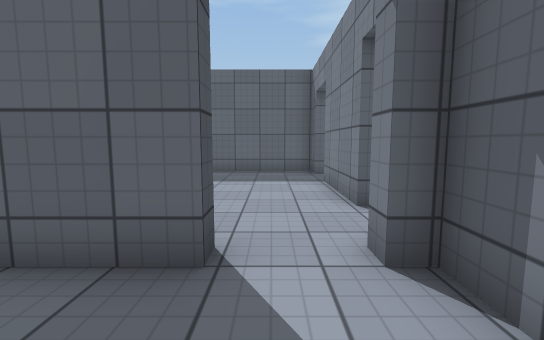
View 1 (above)

16 first-person views from a walk through a 3-D level made in the Unity game engine. The camera is 1.2 m above the floor, tilts 6° down and sees 90° across. The floor is counted in squares, 1 m on a side. Each view is taken from the middle of a square. On the plan, view 1 faces up. The plan holds only what a view shows up to about 13 squares ahead; the rest is blank. The place goes on beyond the plan. The player is left out. Some animated figures are left out. Surface patterns are stand-ins for the level's own textures.

View 2
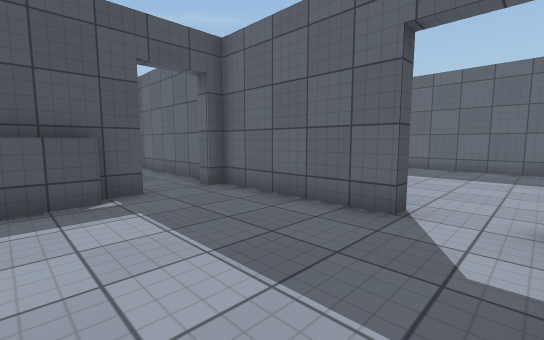

View 3
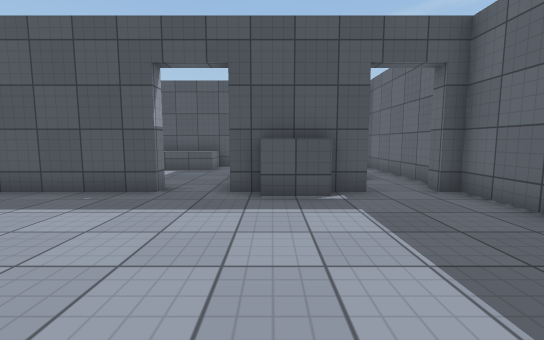

View 4
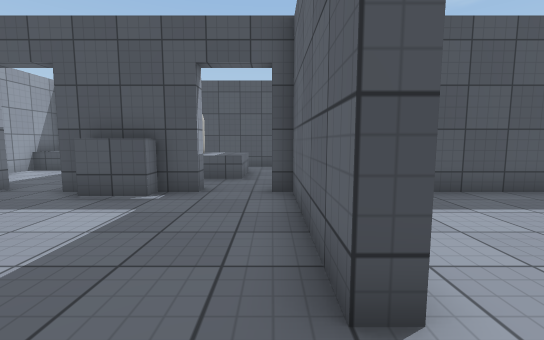

View 5
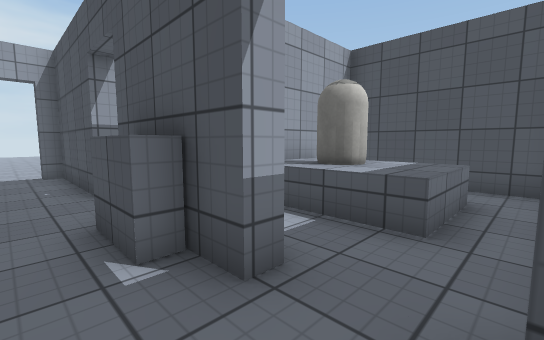

View 6
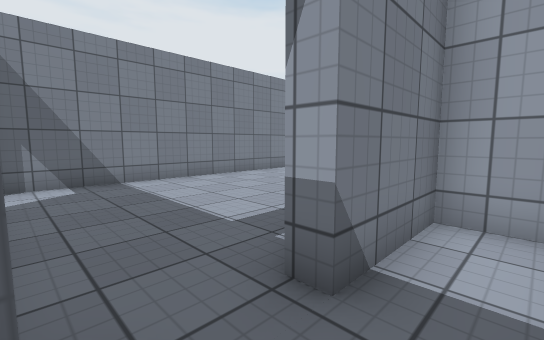

View 7
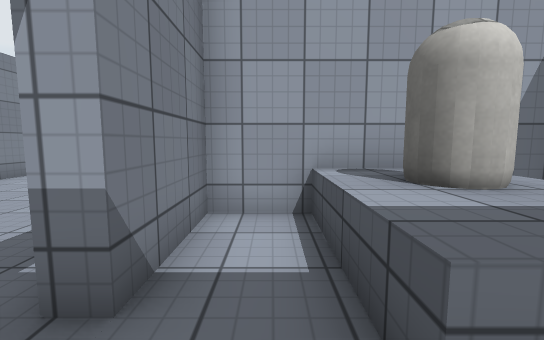

View 8
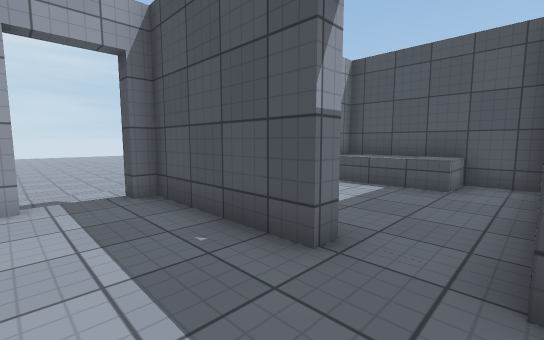

View 9
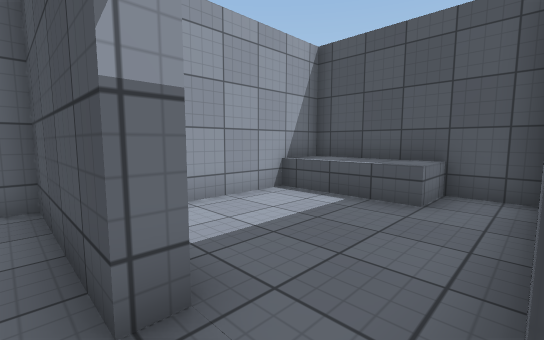

View 10
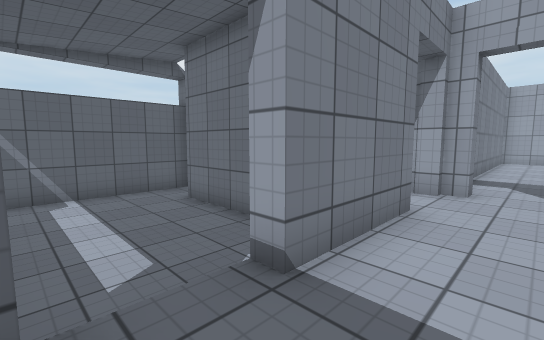

View 11
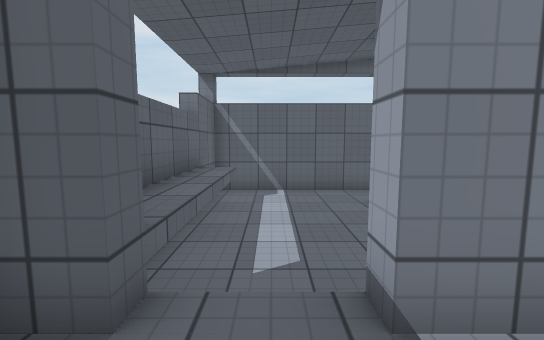

View 12
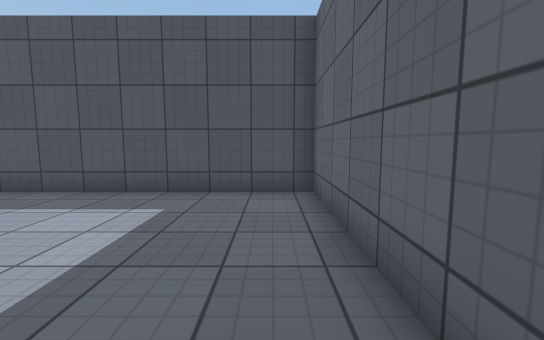

View 13
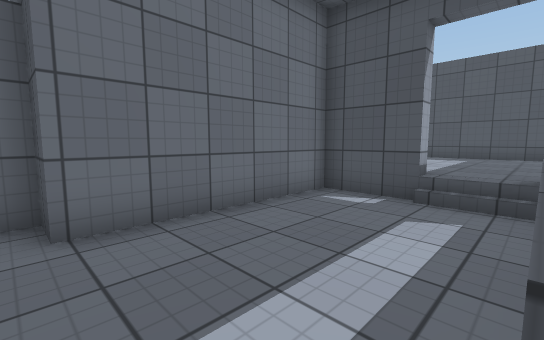

View 14
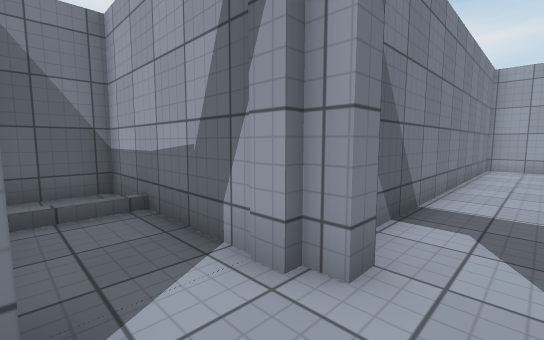

View 15
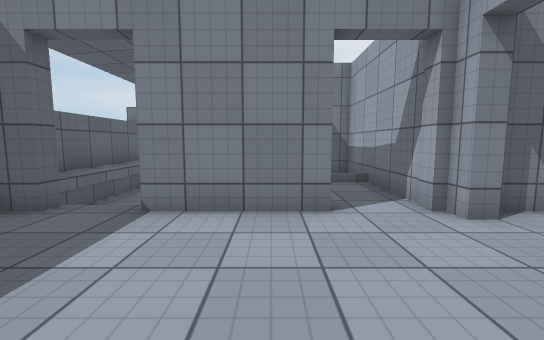

View 16
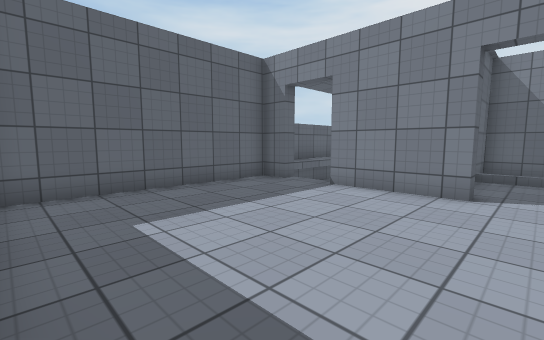

### Floor plan
Key: @ floor where view 1 was taken; # wall or solid block; . main floor; - floor 0.5 m lower than the main floor; / step, stairs or slope; ^ raised ledge; O other object.
Columns run from 12 left of view 1 to 10 right of it. Each row starts with its distance up from view 1.
 11       #################
 10       #.......#^^^^^--#
  9       #......./-------#
  8       #.......#-------#
  7       #.......#-------#
  6       #.......#######-#
  5       #.......#../ ####
  4       #........../ #
  3 ############..######
  2 #.............#
  1 #.^^^.........#
  0 # ^^^.#.....@.#
 -1 # ^O^.##......#
 -2 # ^^^.##......#
 -3 #######.......#
 -4 #.............#
 -5 #^....#.......#
 -6 #^....#...  ..#
 -7 #^....#...  ..#
 -8 #######...  ..#

Positions as (right, up) in squares from view 1, and headings:
1: (0, 0), facing up
2: (1, -2), facing up-left
3: (1, -2), facing left
4: (1, 2), facing left
5: (-4, 2), facing down-left
6: (-7, 2), facing down-right
7: (-7, 2), facing down
8: (-3, -3), facing down-left
9: (-5, -3), facing down-left
10: (0, 10), facing down-right
11: (0, 9), facing right
12: (1, 10), facing left
13: (8, 10), facing down-left
14: (0, 5), facing down-right
15: (-3, 6), facing right
16: (-5, 4), facing up-right
